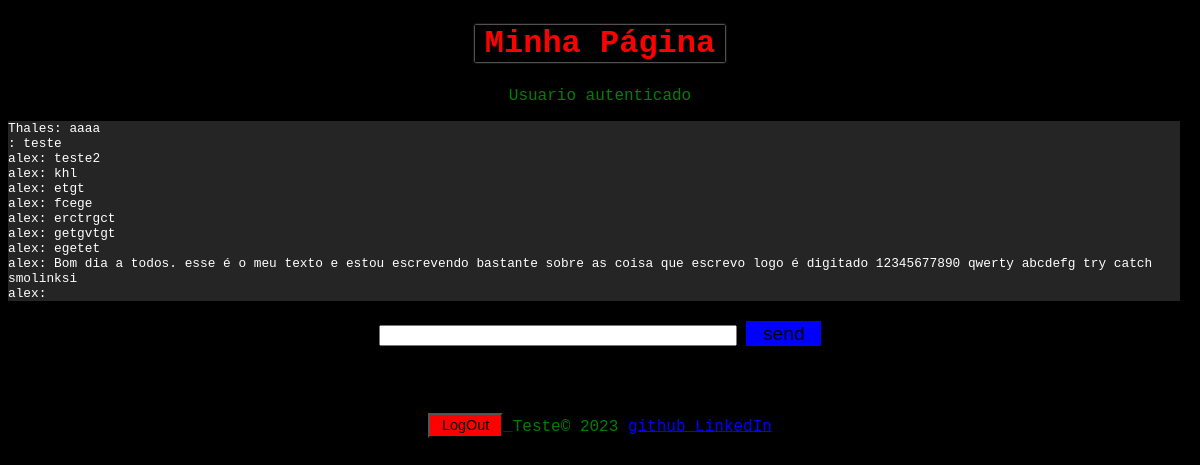
Page / (signed in) on the earlier database version.
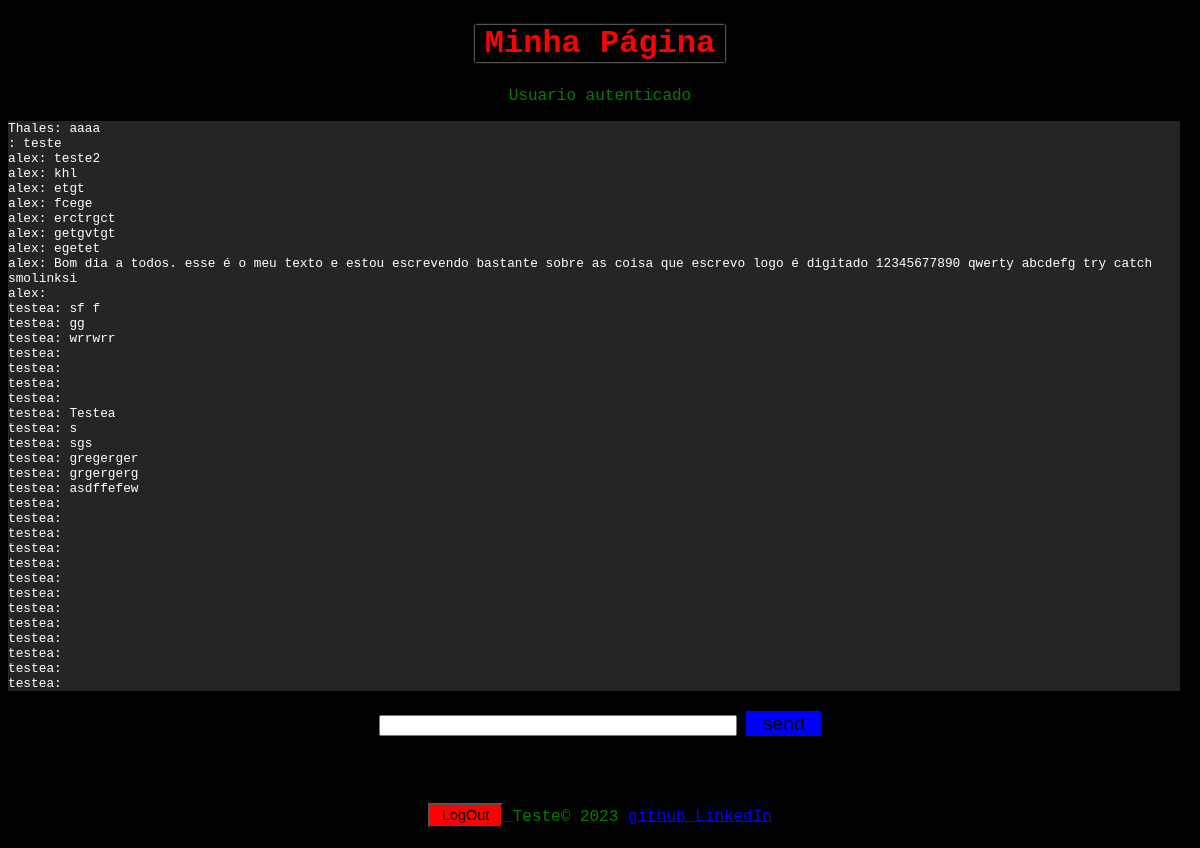
Same page on the later database version.
### app/models.py (models this page shows)
class Mensagem(models.Model):
    name = models.CharField(max_length=128)
    mensagem = models.CharField(max_length=1024)

### app/views.py (the view)
# urls.py: path('', views.index, name='index'),
def index(request):
    msgs = Mensagem.objects.all()
    return render(request, 'app/index.html', {'form':Login(), 'aut':request.user.is_authenticated, 'msgs':msgs})

### app/forms.py
class Login(forms.Form):
    username = forms.CharField(label="Username", max_length=128, widget=forms.TextInput(attrs={'class':'forml'}))
    password = forms.CharField(label="Password", max_length="64", widget=forms.PasswordInput(attrs={'class':'forml'}))

### app/templates/app/index.html (shortened to what this page needs)
<!DOCTYPE html>
<html>
	<head>
		{% load static %}
		<link rel="stylesheet" href={% static 'css/sts.css' %}>
	</head>
	<body>
		<h1>Minha Página</h1>
		{% if aut %}
		<p>Usuario autenticado</p>
		<div class="msgs">
		{% for m in msgs %}
		<p>{{ m.name }}: {{ m.mensagem }} </p>
		{% endfor %}
		</div>
		<form action="/send/" method="POST">
			<span class="tbox">
			<input type="text" id="mensagem" name="mensagem" class="space">
			<input type="submit" value="send" class="btn">
			</span>
		</form>
		{% endif %}
	<footer>
		{% if aut %}
		<a href="/logout/">
			<input type="button" value="LogOut" class="priviet">
		</a>
		{% endif %}
			Teste&copy; 2023
			<a href="https://github.com/Thalesed/">
				github
			</a>
			<a href="https://www.linkedin.com/in/thales-eduardo-dias-de-souza-4229b2258">
				LinkedIn
			</a>
	</footer>
	</body>
</html>

### app/static/css/sts.css (style rules this page uses)
html { background-color: black; color: green; text-align: center; font-family: 'Courier New', Courier, monospace; }
h1 { color: red; #font-family: "Open Sans", sans-serif; max-width: 250px; margin: 25px auto; box-shadow: 0 0 2px rgba(255, 255, 255, 1); }
.msgs p { margin: 0 auto; }
.msgs { max-width: 99%; font-size: 0.8rem; text-align:left; background-color: #252525; color: white; margin 0 auto; }
.space { width: 350px; }
.tbox { margin-top: 6px; padding-bottom: 10px; text-align: left; }
input { margin: 20px auto; }
.btn { height: 25px; width: 75px; background-color: green; color: black; border: 2px solid darkgreen; font-size: 1.2rem; }
.btn[value="send"] { background-color: blue; border: none; }
span { float: center; width: 90%; }
footer { display: block; width: 90%; height: 20px; #position: fixed; bottom: 10px; padding: 1%; margin: 15px auto; #margin-bottom: 100px; #min-height: calc(100vh - 100px); }
.priviet { background-color: red; width: 75px; height: 25px; font-size: 0.9rem; }
a { color: blue; }

Differences in the rows shown:
added Mensagem: name "testea", mensagem "sf f"
added Mensagem: name "testea", mensagem "gg"
added Mensagem: name "testea", mensagem "wrrwrr"
added Mensagem: name "testea"
added Mensagem: name "testea"
added Mensagem: name "testea"
added Mensagem: name "testea"
added Mensagem: name "testea", mensagem "Testea"
added Mensagem: name "testea", mensagem "s"
added Mensagem: name "testea", mensagem "sgs"
added Mensagem: name "testea", mensagem "gregerger"
added Mensagem: name "testea", mensagem "grgergerg"
added Mensagem: name "testea", mensagem "asdffefew"
added Mensagem: name "testea"
added Mensagem: name "testea"
added Mensagem: name "testea"
added Mensagem: name "testea"
added Mensagem: name "testea"
added Mensagem: name "testea"
added Mensagem: name "testea"
added Mensagem: name "testea"
added Mensagem: name "testea"
added Mensagem: name "testea"
added Mensagem: name "testea"
added Mensagem: name "testea"
added Mensagem: name "testea"
